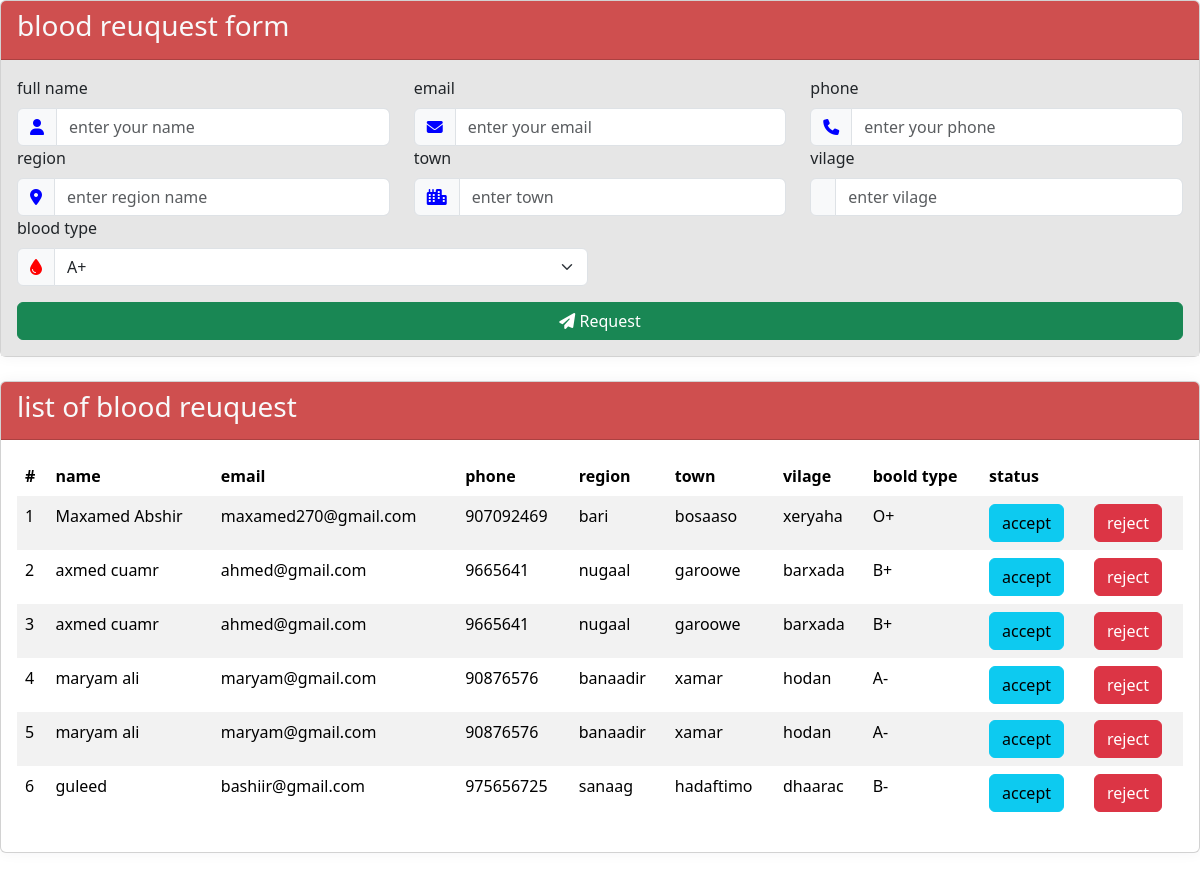
The page /reciever.php on the database its author committed.
### tables this page shows
CREATE TABLE `recievers` (
  `id` int(11) NOT NULL,
  `name` varchar(100) DEFAULT NULL,
  `email` varchar(100) DEFAULT NULL,
  `phone` int(11) DEFAULT NULL,
  `region` varchar(30) DEFAULT NULL,
  `town` varchar(50) DEFAULT NULL,
  `vilage` varchar(60) DEFAULT NULL,
  `blood_type` varchar(40) DEFAULT NULL,
  `status` varchar(50) NOT NULL
);

### reciever.php (the view, shortened to what this page needs)
<?php
include("connection.php");
?>
<!DOCTYPE html>
<html lang="en" data-bs-theme="light">
<head>
    <link rel="stylesheet" href="css/bootstrap.min.css">
    <link rel="stylesheet" href="style.css">
    <link rel="stylesheet" href="css/bootstrap.min.css" />
</head>
<body>
<div class="card">
    <div class="card-header text-light" style="background-color: hsla(0, 69.70%, 45.30%, 0.80)">
        <h3> blood reuquest form </h3>
    </div>
    <div class="card-body" style="background-color: hsl(0, 0%, 90%)">
        <form action="#" method="post">
            <div class="row">
                <div class="col-sm-4">
                    <label class="form-label">full name</label>
                    <div class="input-group">
                        <span class="input-group-text">
                            <i class="fa-solid fa-user" style="color: blue;"></i>
                        </span>
                        <input type="text" class="form-control" placeholder="enter your name" name="name">
                    </div>
                </div>
                <div class="col-sm-4">
                    <label class="form-label"> email</label>
                    <div class="input-group">
                        <span class="input-group-text">
                            <i class="fa-solid fa-envelope" style="color: blue;"></i>
                        </span>
                        <input type="email" class="form-control" placeholder="enter your email" name="email">
                    </div>
                </div>
                <div class="col-sm-4">
                    <label class="form-label"> phone</label>
                    <div class="input-group">
                        <span class="input-group-text">
                            <i class="fa-solid fa-phone" style="color: blue;"></i>
                        </span>
                        <input type="number" class="form-control" placeholder="enter your phone" name="phone">
                    </div>
                </div>
            </div>
            <div class="row">
                <div class="col-sm-4">
                    <label class="form-label"> region</label>
                    <div class="input-group">
                        <span class="input-group-text">
                            <i class="fa-solid fa-location-dot" style="color: blue;"></i>
                        </span>
                        <input type="text" class="form-control" placeholder="enter region name" name="region">
                    </div>
                </div>
                <div class="col-sm-4">
                    <label class="form-label"> town</label>
                    <div class="input-group">
                        <span class="input-group-text">
                            <i class="fa-solid fa-city" style="color: blue;"></i>
                        </span>
                        <input type="text" class="form-control" placeholder="enter town " name="town">
                    </div>
                </div>
                <div class="col-sm-4">
                    <label class="form-label"> vilage</label>
                    <div class="input-group">
                        <span class="input-group-text">
                        </span>
                        <input type="text"class="form-control" placeholder="enter vilage" name="vilage">
                    </div>
                </div>
            </div>
            <di class="row">
                <div class="col-sm-6">
                    <label class="form-label"> blood type</label>
                    <div class="input-group">
                        <span class="input-group-text">
                            <i class="fa-solid fa-droplet" style="color: red;"></i>
                        </span>
                        <select class="form-select" name="blood_type">
                            <option value="A+">A+</option>
                        </select>
                    </div>
                </div>
            </di>
            <div class="row mt-3">
                <div class="col-sm-12">
                    <button class="btn btn-success" style="width: 100%" name="Request" value="Request">
                        <i class="fa-solid fa-paper-plane"></i>
                        Request</button>
                </div>
            </div>
        </form>
    </div>
</div>
<div class="card mt-3">
    <div class="card-header text-light" style="background-color: hsla(0, 69.70%, 45.30%, 0.80)">
        <h3> list of blood reuquest</h3>
    </div>
    <div class="card-body">
        <table class="table table-striped table-borderless table-hover">
            <thead>
                <tr>
                <th>#</th>
                <th>name</th>
                <th>email</th>
                <th>phone</th>
                <th>region</th>
                <th>town</th>
                <th>vilage</th>
                <th>boold type</th>
                <th>status</th>
                </tr>
            </thead>
            <tbody>
 <?php
$sql = "SELECT * from recievers";
$result = mysqli_query($conn , $sql);
$r_check = mysqli_num_rows($result);
if($r_check > 0){
    while($row = mysqli_fetch_assoc($result)){
        echo "<tr>
                <td>" .$row['id']."</td>
                <td>" .$row['name']."</td>
                <td>" .$row['email']."</td>
                <td>" .$row['phone']."</td>
                <td>" .$row['region']."</td>
                <td>" .$row['town']."</td>
                <td>" .$row['vilage']."</td>
                <td>" .$row['blood_type']."</td>
                <td>
                <a href='' class='btn btn-info'> accept </a></td>
                <td><a href='reject_receiver.php?id=".$row['id']."' class='btn btn-danger'> reject </a>
                </td>
             </tr>";
    }
}
?>
            </tbody>
        </table>
    </div>
</div>
</body>
</html>

### style.css (style rules this page uses)
:root { --bs-dark: #007bff; --bs-dark-bg-subtle: #e9f5ff; --bs-primary: #007bff; --bs-primary-bg-subtle: #cce5ff; --bs-body-color: #333; --bs-emphasis-color: #004085; }
body { font-family: 'Poppins', sans-serif; font-size: 0.875rem; opacity: 1; overflow-y: scroll; margin: 0; background-color: var(--bs-dark-bg-subtle); }
a { cursor: pointer; text-decoration: none; font-family: 'Poppins', sans-serif; color: var(--bs-primary); }
.card { box-shadow: 0 0 0.875rem 0 rgba(34, 46, 60, 0.05); margin-bottom: 24px; background: var(--bs-primary-bg-subtle); border: none; }
.card-header { background-color: var(--bs-primary); color: #ffffff; font-size: 1rem; padding: 15px; border-bottom: none; }

### rows shown on the page
recievers: id "1", name "Maxamed Abshir", email "maxamed270@gmail.com", phone "907092469", region "bari", town "bosaaso", vilage "xeryaha", blood_type "O+"
recievers: id "2", name "axmed cuamr", email "ahmed@gmail.com", phone "9665641", region "nugaal", town "garoowe", vilage "barxada", blood_type "B+"
recievers: id "3", name "axmed cuamr", email "ahmed@gmail.com", phone "9665641", region "nugaal", town "garoowe", vilage "barxada", blood_type "B+"
recievers: id "4", name "maryam ali", email "maryam@gmail.com", phone "90876576", region "banaadir", town "xamar", vilage "hodan", blood_type "A-"
recievers: id "5", name "maryam ali", email "maryam@gmail.com", phone "90876576", region "banaadir", town "xamar", vilage "hodan", blood_type "A-"
recievers: id "6", name "guleed", email "bashiir@gmail.com", phone "975656725", region "sanaag", town "hadaftimo", vilage "dhaarac", blood_type "B-"
